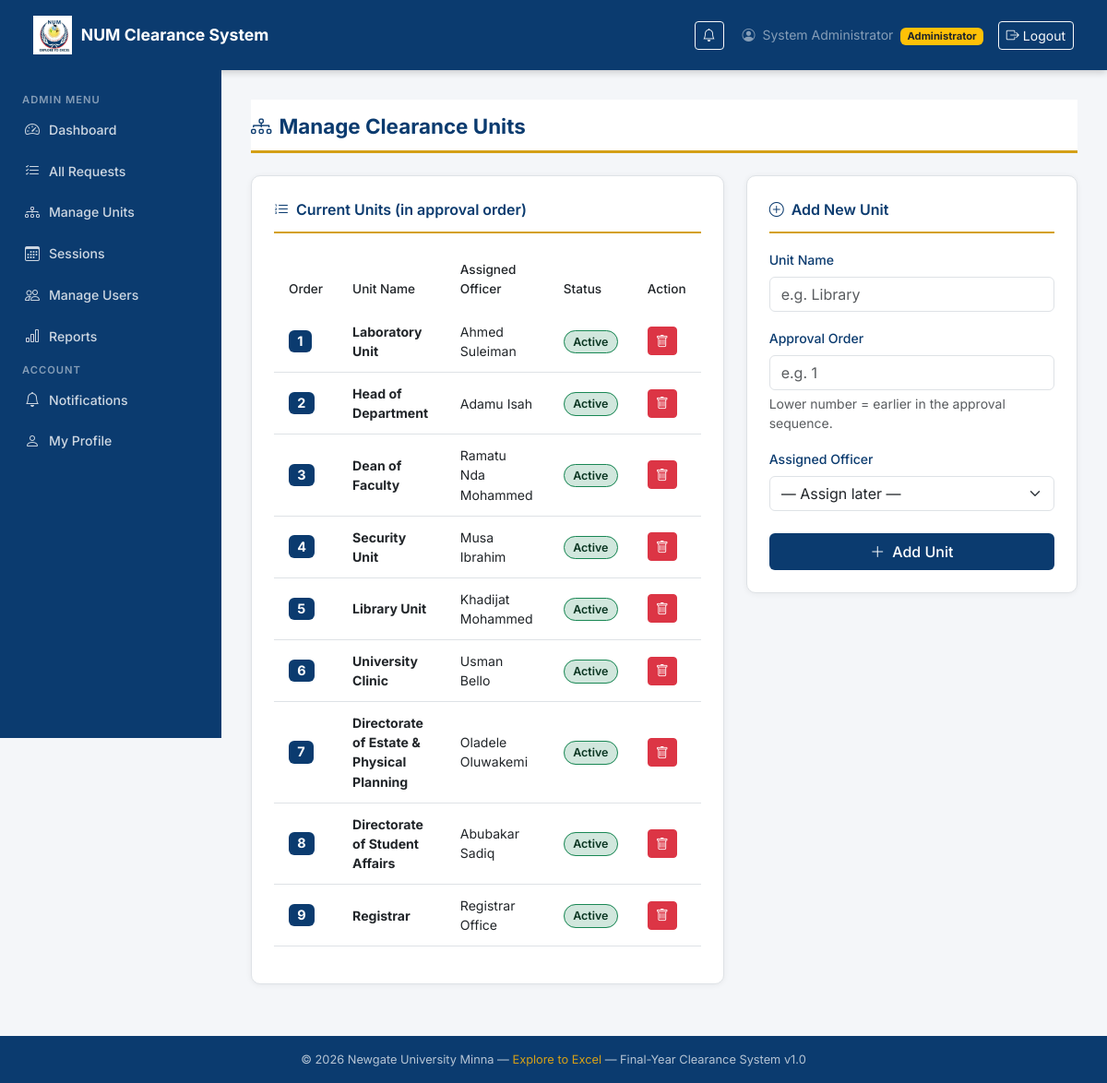
The app's page /clearance/admin/units/ (signed in), older data.
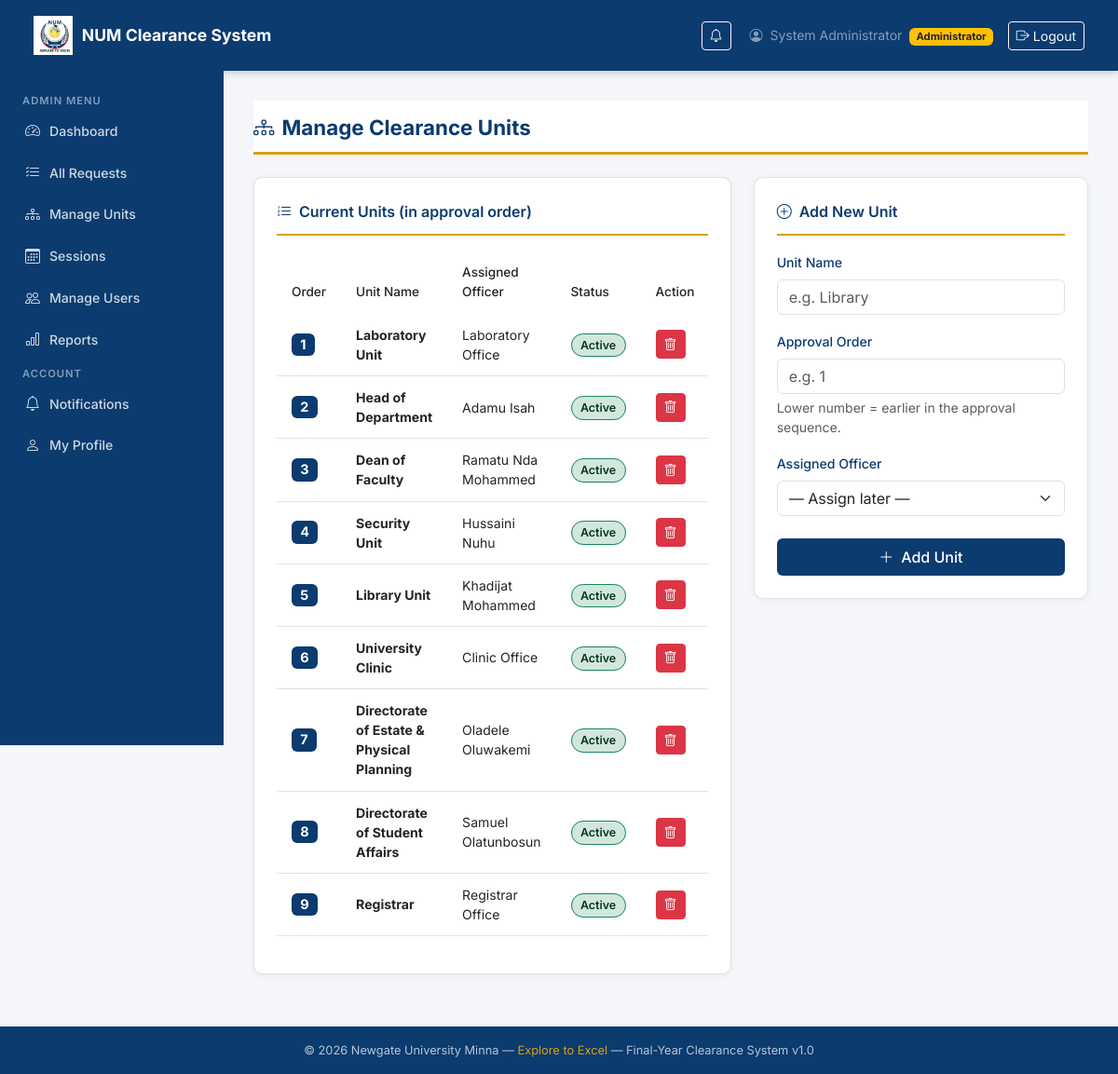
The same page, newer data.
### clearance/models.py (models this page shows, shortened)
class Unit(models.Model):
    name        = models.CharField(max_length=100)
    order       = models.PositiveIntegerField(unique=True)  # defines the approval sequence
    officer     = models.ForeignKey(
                    settings.AUTH_USER_MODEL,
                    on_delete=models.SET_NULL,
                    null=True, blank=True,
                    related_name='assigned_unit',
                    limit_choices_to={'role': 'unit_officer'}
                  )
    is_active   = models.BooleanField(default=True)
    created_at  = models.DateTimeField(auto_now_add=True)
    class Meta:
        ordering = ['order']

### accounts/models.py (models this page shows, shortened)
class CustomUser(AbstractUser):
    ROLE_CHOICES = [
        ('student',      'Student'),
        ('bursary',      'Bursary Officer'),
        ('unit_officer', 'Unit Officer'),
        ('admin',        'Administrator'),
    ]
    role            = models.CharField(max_length=20, choices=ROLE_CHOICES, default='student')
    matric_number   = models.CharField(max_length=20, blank=True, null=True, unique=True)
    department      = models.CharField(max_length=100, blank=True, null=True)
    phone           = models.CharField(max_length=15, blank=True, null=True)
    is_verified     = models.BooleanField(default=False)
    @property
    def is_student(self):
        return self.role == 'student'
    @property
    def is_bursary(self):
        return self.role == 'bursary'
    @property
    def is_unit_officer(self):
        return self.role == 'unit_officer'
    @property
    def is_admin_user(self):
        return self.role == 'admin'

### clearance/views.py (the view)
@login_required
@role_required('admin')
def admin_units(request):
    units = Unit.objects.select_related('officer').order_by('order')
    officers = User.objects.filter(role='unit_officer')
    return render(request, 'clearance/admin_units.html', {
        'units':    units,
        'officers': officers,
    })

### clearance/templatetags/clearance_tags.py (called while the page is built)
@register.simple_tag
def unread_count(user):
    if not user or not user.is_authenticated:
        return 0
    return Notification.objects.filter(
        user=user,
        is_read=False
    ).count()

### clearance/views.py (called while the page is built)
def role_required(*roles):
    from functools import wraps
    def decorator(view_func):
        @wraps(view_func)
        def _wrapped(request, *args, **kwargs):
            if not request.user.is_authenticated:
                return redirect('login')
            if request.user.role not in roles:
                messages.error(request, 'Access denied.')
                return redirect('dashboard')
            return view_func(request, *args, **kwargs)
        return _wrapped
    return decorator

### templates/clearance/admin_units.html (shortened to what this page needs)
{% extends 'base.html' %}
{% block content %}
<div class="page-header">
  <h1><i class="bi bi-diagram-3 me-2"></i>Manage Clearance Units</h1>
</div>
<div class="row g-4">
  <div class="col-md-7">
    <div class="num-card">
      <div class="card-title">
        <i class="bi bi-list-ol me-2"></i>Current Units (in approval order)
      </div>
      {% if units %}
        <div class="table-responsive">
          <table class="table num-table">
            <thead>
              <tr>
                <th>Order</th>
                <th>Unit Name</th>
                <th>Assigned Officer</th>
                <th>Status</th>
                <th>Action</th>
              </tr>
            </thead>
            <tbody>
              {% for unit in units %}
                <tr>
                  <td>
                    <span class="badge"
                          style="background:var(--num-navy);
                                 color:white;
                                 font-size:0.9rem;">
                      {{ unit.order }}
                    </span>
                  </td>
                  <td><strong>{{ unit.name }}</strong></td>
                  <td>
                    {{ unit.officer.get_full_name|default:"Unassigned" }}
                  </td>
                  <td>
                    {% if unit.is_active %}
                      <span class="status-badge badge-approved">
                        Active
                      </span>
                    {% else %}
                      <span class="status-badge badge-declined">
                        Inactive
                      </span>
                    {% endif %}
                  </td>
                  <td>
                    <form method="post"
                          action="{% url 'clearance:delete_unit' unit.pk %}"
                          onsubmit="return confirm(
                            'Delete unit {{ unit.name }}?'
                          )">
                      <button type="submit"
                              class="btn btn-danger btn-sm">
                        <i class="bi bi-trash"></i>
                      </button>
                    </form>
                  </td>
                </tr>
              {% endfor %}
            </tbody>
          </table>
        </div>
      {% else %}
        <div class="text-center py-4 text-muted">
          <i class="bi bi-diagram-3 fs-2"></i>
          <p class="mt-2">No units configured yet.</p>
        </div>
      {% endif %}
    </div>
  </div>
  <div class="col-md-5">
    <div class="num-card">
      <div class="card-title">
        <i class="bi bi-plus-circle me-2"></i>Add New Unit
      </div>
      <form method="post"
            action="{% url 'clearance:add_unit' %}"
            novalidate>
        <div class="mb-3">
          <label class="form-label">Unit Name</label>
          <input type="text"
                 name="name"
                 class="form-control"
                 placeholder="e.g. Library"
                 required/>
        </div>
        <div class="mb-3">
          <label class="form-label">Approval Order</label>
          <input type="number"
                 name="order"
                 class="form-control"
                 placeholder="e.g. 1"
                 min="1"
                 required/>
          <div class="form-text">
            Lower number = earlier in the approval sequence.
          </div>
        </div>
        <div class="mb-4">
          <label class="form-label">Assigned Officer</label>
          <select name="officer" class="form-select">
            <option value="">— Assign later —</option>
          </select>
        </div>
        <button type="submit" class="btn btn-num w-100">
          <i class="bi bi-plus-lg me-2"></i>Add Unit
        </button>
      </form>
    </div>
  </div>
</div>
{% endblock %}

Row changes from the older to the newer data that the page shows:
changed through a linked row, Unit "Laboratory Unit": officer.get_full_name "Ahmed Suleiman" → "Laboratory Office"
changed through a linked row, Unit "Security Unit": officer.get_full_name "Musa Ibrahim" → "Hussaini Nuhu"
changed through a linked row, Unit "University Clinic": officer.get_full_name "Usman Bello" → "Clinic Office"
changed through a linked row, Unit "Directorate of Student Affairs": officer.get_full_name "Abubakar Sadiq" → "Samuel Olatunbosun"
